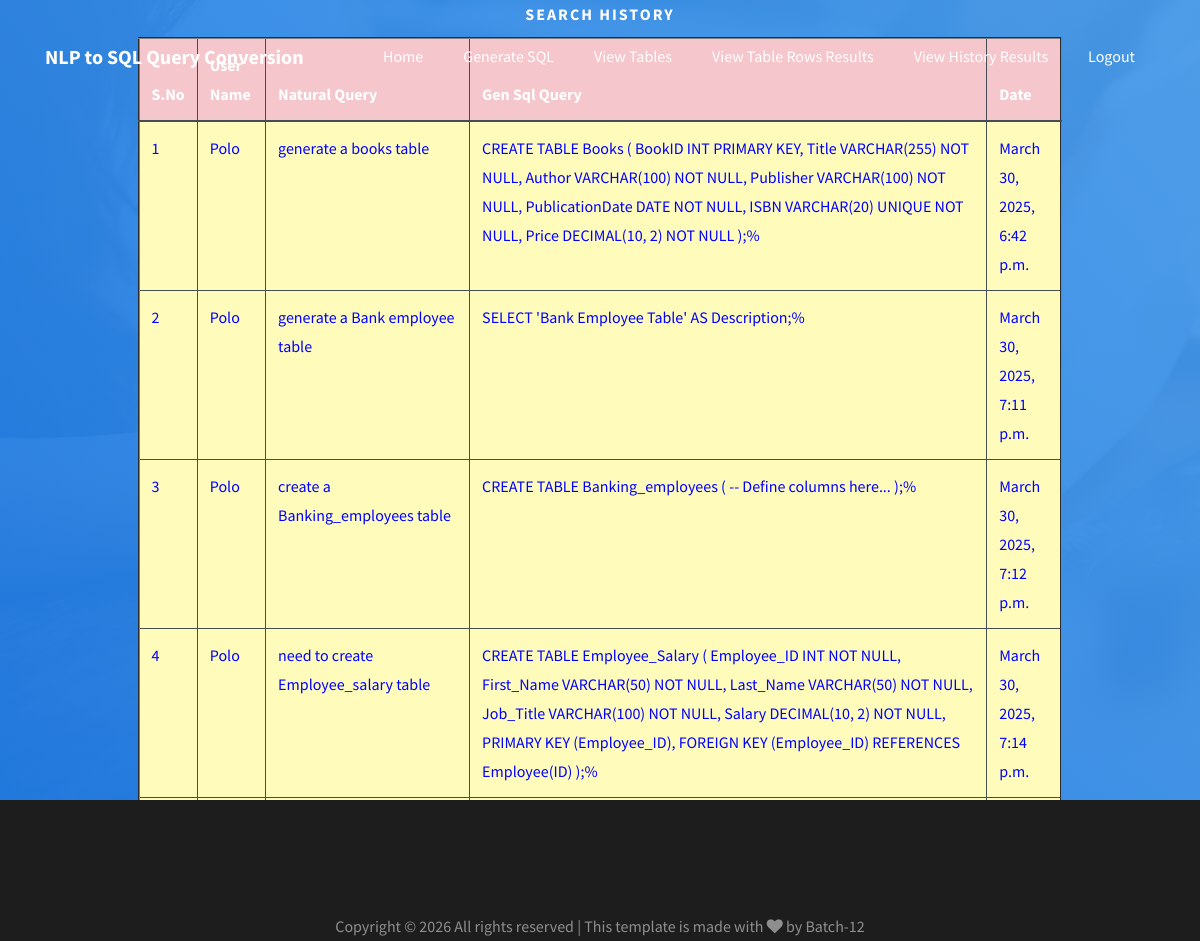
Page /UserSearchHistoryResults/ (signed in) on the committed database.
### users/models.py (models this page shows, shortened)
class QueryLog(models.Model):
    username = models.CharField(max_length=100)
    email = models.EmailField(max_length=100)
    natural_query = models.TextField()
    sql_query = models.TextField()
    created_at = models.DateTimeField(auto_now_add=True)
    class Meta:
        db_table = "query_log"

### users/views.py (the view)
# urls.py: path("UserSearchHistoryResults/", usr.UserSearchHistoryResults, name="UserSearchHistoryResults"),
def UserSearchHistoryResults(request):
    usrname = request.session['loginid']
    data = QueryLog.objects.filter(username=usrname)
    return render(request,"users/UserSearchHistory.html",{"data":data})

### assets/templates/users/UserSearchHistory.html (shortened to what this page needs)
{%extends 'users/userbase.html'%}
{%load static%}
{%block contents%}
<div class="hero-wrap js-fullheight img" style="background-image: url({%static 'images/bg_1.jpg'%});">
		<div class="container">
			<div class="row d-md-flex no-gutters slider-text js-fullheight align-items-center justify-content-center">
				<div class="col-md-10 d-flex align-items-center ftco-animate">
					<div class="text w-100 text-center">
						<span class="subheading mb-2">Search History</span>
                        <center>
                        <table border="2px" class="table table-hover table-dark">
                    <thead>
                    <tr class="table-danger">
                        <th scope="col">S.No</th>
                        <th scope="col">User Name</th>
                        <th scope="col">Natural Query</th>
                        <th scope="col">Gen Sql Query</th>
                        <th scope="col"> Date</th>
                    </tr>
                    </thead>
                    <tbody>
                    {% for i in data %}
                    <tr scope="row" style="color: BLUE; background-color:#FFFCBB">
                        <td>{{forloop.counter}}</td>
                        <td>{{i.username}}</td>
                        <td>{{i.natural_query}}</td>
                        <td>{{i.sql_query}}%</td>
                        <td>{{i.created_at}}</td>
                    </tr>
                    {% endfor %}
                    </tbody>
                </table>
                        </center>
					</div>
				</div>
			</div>
		</div>
	</div>
{%endblock%}

### assets/templates/users/userbase.html (shortened to what this page needs)
<!DOCTYPE html>
{%load static%}
<html lang="en">
  <head>
    <link
      rel="stylesheet"
      href="https://stackpath.bootstrapcdn.com/font-awesome/4.7.0/css/font-awesome.min.css"
    />
    <link rel="stylesheet" href="{%static 'css/animate.css'%}" />
    <link rel="stylesheet" href="{%static 'css/owl.carousel.min.css'%}" />
    <link rel="stylesheet" href="{%static 'css/owl.theme.default.min.css'%}" />
    <link rel="stylesheet" href="{%static 'css/magnific-popup.css'%}" />
    <link rel="stylesheet" href="{%static 'css/bootstrap-datepicker.css'%}" />
    <link rel="stylesheet" href="{%static 'css/jquery.timepicker.css'%}" />
    <link rel="stylesheet" href="{%static 'css/flaticon.css'%}" />
    <link rel="stylesheet" href="{%static 'css/style.css'%}" />
  </head>
  <body>
    <nav
      class="navbar navbar-expand-lg navbar-dark ftco_navbar bg-dark ftco-navbar-light"
      id="ftco-navbar"
    >
      <div class="container">
        <a class="navbar-brand" href="{%url 'UserHome'%}"
          >NLP to SQL Query Conversion
        </a>
        <div class="collapse navbar-collapse" id="ftco-nav">
          <ul class="navbar-nav ml-auto">
            <li class="nav-item">
              <a href="{%url 'UserHome'%}" class="nav-link">Home</a>
            </li>
            <li class="nav-item">
              <a href="{%url 'GenerateSQL'%}" class="nav-link">Generate SQL</a>
            </li>
            <li class="nav-item">
              <a href="{%url 'UserDatasetViewPraw'%}" class="nav-link"
                >View Tables</a
              >
            </li>
            <li class="nav-item">
              <a href="{%url 'UserTableRowsResults'%}" class="nav-link"
                >View Table Rows Results</a
              >
            </li>
            <li class="nav-item">
              <a href="{%url 'UserSearchHistoryResults'%}" class="nav-link"
                >View History Results</a
              >
            </li>
            <li class="nav-item">
              <a href="{%url 'logout'%}" class="nav-link">Logout</a>
            </li>
          </ul>
        </div>
      </div>
    </nav>
    {%block contents%} {%endblock%}
    <footer class="ftco-footer ftco-section">
      <div class="row">
        <div class="col-md-12 text-center">
          <p class="mb-0">
            Copyright &copy;
            All rights reserved | This template is made with
            <i class="fa fa-heart" aria-hidden="true"></i> by Batch-12
          </p>
        </div>
      </div>
    </footer>
  </body>
</html>

### rows in the picture
QueryLog: username "Polo", natural_query "generate a books table", sql_query "CREATE TABLE Books ( BookID INT PRIMARY KEY, Title VARCHAR(255) NOT NULL, Author VARCHAR(100) NOT NULL, Publisher VARCHAR(100) NOT NULL, PublicationDate DATE NOT NULL, ISBN VARCHAR(20) UNIQUE NOT NULL, Price DECIMAL(10, 2) NOT NULL );", created_at "March 30, 2025, 6:42 p.m."
QueryLog: username "Polo", natural_query "generate a Bank employee table", sql_query "SELECT 'Bank Employee Table' AS Description;", created_at "March 30, 2025, 7:11 p.m."
QueryLog: username "Polo", natural_query "create a Banking_employees table", sql_query "CREATE TABLE Banking_employees ( -- Define columns here... );", created_at "March 30, 2025, 7:12 p.m."
QueryLog: username "Polo", natural_query "need to create Employee_salary table", sql_query "CREATE TABLE Employee_Salary ( Employee_ID INT NOT NULL, First_Name VARCHAR(50) NOT NULL, Last_Name VARCHAR(50) NOT NULL, Job_Title VARCHAR(100) NOT NULL, Salary DECIMAL(10, 2) NOT NULL, PRIMARY KEY (Employee_ID), FOREIGN KEY (Employee_ID) REFERENCES Employee(ID) );", created_at "March 30, 2025, 7:14 p.m."
